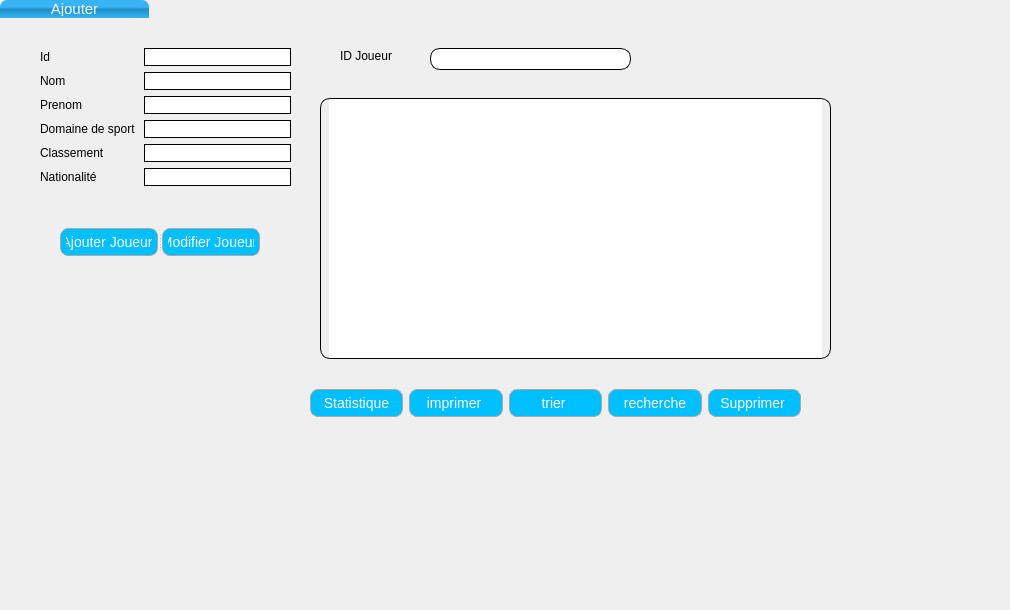
            <widget class="QWidget" name="page_HAITHEM">
             <widget class="QTabWidget" name="tabWidget_3">
              <property name="geometry">
               <rect>
                <x>0</x>
                <y>0</y>
                <width>1001</width>
                <height>601</height>
               </rect>
              </property>
              <property name="styleSheet">
               <string notr="true">#QWidget {

}
QTabWidget::pane { /* The tab widget frame */
border-top: 5px  ;
}
QTabWidget::tab-bar {
left: 0px; /* move to the right by 5px */
}
/* Style the tab using the tab sub-control. Note that it reads QTabBar _not_ QTabWidget */
QTabBar::tab {
background: #004799;
border: 2px  ;
border-bottom-color: ; /* same as the pane color */
border-top-left-radius: 7px;
border-top-right-radius: 7px;
min-width: 145px;
padding: 2px;
color: white;
font-size:13px;
font-family:Arial, Helvetica, sans-serif;
}
QTabBar::tab:selected, QTabBar::tab:hover {
background: qlineargradient(x1: 0, y1: 0, x2: 0, y2: 1, stop: 0 #38b4f4, stop: 0.4 #38b4f4, stop: 0.5 #1c8eca, stop: 1.0 #38b4f4);
}
QTabBar::tab:selected {
border-color: #9B9B9B;
border-bottom-color: #FFD700; /* same as pane color */
color: #FFFFFF;
font-size:15px;
font-family:Arial, Helvetica, sans-serif;
}
QTabBar::tab:!selected {
margin-top: 2px; /* make non-selected tabs look smaller */

}</string>
              </property>
              <property name="currentIndex">
               <number>0</number>
              </property>
              <widget class="QWidget" name="tab">
               <attribute name="title">
                <string>Ajouter</string>
               </attribute>
               <widget class="QLineEdit" name="le_id_2">
                <property name="geometry">
                 <rect>
                  <x>430</x>
                  <y>30</y>
                  <width>201</width>
                  <height>22</height>
                 </rect>
                </property>
                <property name="styleSheet">
                 <string notr="true">QLineEdit
{
 border-width: 1px;
border-style: solid;
border-color: black;
  border-radius: 10px;
padding:0 8;
}</string>
                </property>
               </widget>
               <widget class="QLabel" name="label_7">
                <property name="geometry">
                 <rect>
                  <x>340</x>
                  <y>30</y>
                  <width>56</width>
                  <height>16</height>
                 </rect>
                </property>
                <property name="text">
                 <string>ID Joueur </string>
                </property>
               </widget>
               <widget class="QTableView" name="tab_joueur">
                <property name="geometry">
                 <rect>
                  <x>320</x>
                  <y>80</y>
                  <width>511</width>
                  <height>261</height>
                 </rect>
                </property>
                <property name="styleSheet">
                 <string notr="true">QTableView
{
 border-width: 1px;
border-style: solid;
border-color: black;
  border-radius: 10px;
padding:0 8;
}</string>
                </property>
               </widget>
               <widget class="QSplitter" name="splitter">
                <property name="geometry">
                 <rect>
                  <x>60</x>
                  <y>210</y>
                  <width>200</width>
                  <height>28</height>
                 </rect>
                </property>
                <property name="orientation">
                 <enum>Qt::Horizontal</enum>
                </property>
                <widget class="QPushButton" name="pushButton_6">
                 <property name="styleSheet">
                  <string notr="true">QPushButton {
color: #FFFFFF;
background:#00BFFF;
border: none;
font-size:14px;
font-family:Arial, Helvetica, sans-serif;
border: 1px solid #A9A9A9;
border-top-left-radius: 7px;
border-top-right-radius: 7px;
border-radius: 8px;
padding:5px 5px 5px 5px;
}
QPushButton:hover {
color:#fff;
background:#A9A9A9;
border: none;
border-top-left-radius: 7px;
border-top-right-radius: 7px;
}</string>
                 </property>
                 <property name="text">
                  <string>Ajouter Joueur </string>
                 </property>
                </widget>
                <widget class="QPushButton" name="PushButtonModifier">
                 <property name="styleSheet">
                  <string notr="true">QPushButton {
color: #FFFFFF;
background:#00BFFF;
border: none;
font-size:14px;
font-family:Arial, Helvetica, sans-serif;
border: 1px solid #A9A9A9;
border-top-left-radius: 7px;
border-top-right-radius: 7px;
border-radius: 8px;
padding:5px 5px 5px 5px;
}
QPushButton:hover {
color:#fff;
background:#A9A9A9;
border: none;
border-top-left-radius: 7px;
border-top-right-radius: 7px;
}</string>
                 </property>
                 <property name="text">
                  <string>Modifier Joueur </string>
                 </property>
                </widget>
               </widget>
               <widget class="QWidget" name="layoutWidget_10">
                <property name="geometry">
                 <rect>
                  <x>310</x>
                  <y>370</y>
                  <width>491</width>
                  <height>30</height>
                 </rect>
                </property>
                <layout class="QHBoxLayout" name="horizontalLayout_5">
                 <item>
                  <widget class="QPushButton" name="stat">
                   <property name="styleSheet">
                    <string notr="true">QPushButton {
color: #FFFFFF;
background:#00BFFF;
border: none;
font-size:14px;
font-family:Arial, Helvetica, sans-serif;
border: 1px solid #A9A9A9;
border-top-left-radius: 7px;
border-top-right-radius: 7px;
border-radius: 8px;
padding:5px 5px 5px 5px;
}
QPushButton:hover {
color:#fff;
background:#A9A9A9;
border: none;
border-top-left-radius: 7px;
border-top-right-radius: 7px;
}</string>
                   </property>
                   <property name="text">
                    <string>Statistique</string>
                   </property>
                  </widget>
                 </item>
                 <item>
                  <widget class="QPushButton" name="imp">
                   <property name="styleSheet">
                    <string notr="true">QPushButton {
color: #FFFFFF;
background:#00BFFF;
border: none;
font-size:14px;
font-family:Arial, Helvetica, sans-serif;
border: 1px solid #A9A9A9;
border-top-left-radius: 7px;
border-top-right-radius: 7px;
border-radius: 8px;
padding:5px 5px 5px 5px;
}
QPushButton:hover {
color:#fff;
background:#A9A9A9;
border: none;
border-top-left-radius: 7px;
border-top-right-radius: 7px;
}</string>
                   </property>
                   <property name="text">
                    <string>imprimer </string>
                   </property>
                  </widget>
                 </item>
                 <item>
                  <widget class="QPushButton" name="tri">
                   <property name="styleSheet">
                    <string notr="true">QPushButton {
color: #FFFFFF;
background:#00BFFF;
border: none;
font-size:14px;
font-family:Arial, Helvetica, sans-serif;
border: 1px solid #A9A9A9;
border-top-left-radius: 7px;
border-top-right-radius: 7px;
border-radius: 8px;
padding:5px 5px 5px 5px;
}
QPushButton:hover {
color:#fff;
background:#A9A9A9;
border: none;
border-top-left-radius: 7px;
border-top-right-radius: 7px;
}</string>
                   </property>
                   <property name="text">
                    <string>trier </string>
                   </property>
                  </widget>
                 </item>
                 <item>
                  <widget class="QPushButton" name="recherche">
                   <property name="styleSheet">
                    <string notr="true">QPushButton {
color: #FFFFFF;
background:#00BFFF;
border: none;
font-size:14px;
font-family:Arial, Helvetica, sans-serif;
border: 1px solid #A9A9A9;
border-top-left-radius: 7px;
border-top-right-radius: 7px;
border-radius: 8px;
padding:5px 5px 5px 5px;
}
QPushButton:hover {
color:#fff;
background:#A9A9A9;
border: none;
border-top-left-radius: 7px;
border-top-right-radius: 7px;
}</string>
                   </property>
                   <property name="text">
                    <string>recherche</string>
                   </property>
                  </widget>
                 </item>
                 <item>
                  <widget class="QPushButton" name="pushButtonSupprimer">
                   <property name="styleSheet">
                    <string notr="true">QPushButton {
color: #FFFFFF;
background:#00BFFF;
border: none;
font-size:14px;
font-family:Arial, Helvetica, sans-serif;
border: 1px solid #A9A9A9;
border-top-left-radius: 7px;
border-top-right-radius: 7px;
border-radius: 8px;
padding:5px 5px 5px 5px;
}
QPushButton:hover {
color:#fff;
background:#A9A9A9;
border: none;
border-top-left-radius: 7px;
border-top-right-radius: 7px;
}</string>
                   </property>
                   <property name="text">
                    <string>Supprimer </string>
                   </property>
                  </widget>
                 </item>
                </layout>
               </widget>
               <widget class="QWidget" name="layoutWidget_11">
                <property name="geometry">
                 <rect>
                  <x>40</x>
                  <y>30</y>
                  <width>251</width>
                  <height>152</height>
                 </rect>
                </property>
                <layout class="QFormLayout" name="formLayout_2">
                 <item row="0" column="0">
                  <widget class="QLabel" name="label_8">
                   <property name="text">
                    <string>Id</string>
                   </property>
                  </widget>
                 </item>
                 <item row="0" column="1">
                  <widget class="QLineEdit" name="le_id2">
                   <property name="styleSheet">
                    <string notr="true">QLineEdit
{
 border-width: 1px;
border-style: solid;
border-color: black;
  border-radius: 10px;
padding:0 8;
}</string>
                   </property>
                  </widget>
                 </item>
                 <item row="1" column="0">
                  <widget class="QLabel" name="label_9">
                   <property name="text">
                    <string>Nom </string>
                   </property>
                  </widget>
                 </item>
                 <item row="1" column="1">
                  <widget class="QLineEdit" name="le_nom_2">
                   <property name="styleSheet">
                    <string notr="true">QLineEdit
{
 border-width: 1px;
border-style: solid;
border-color: black;
  border-radius: 10px;
padding:0 8;
}</string>
                   </property>
                  </widget>
                 </item>
                 <item row="2" column="0">
                  <widget class="QLabel" name="label_10">
                   <property name="text">
                    <string>Prenom </string>
                   </property>
                  </widget>
                 </item>
                 <item row="2" column="1">
                  <widget class="QLineEdit" name="le_prenom_2">
                   <property name="styleSheet">
                    <string notr="true">QLineEdit
{
 border-width: 1px;
border-style: solid;
border-color: black;
  border-radius: 10px;
padding:0 8;
}</string>
                   </property>
                  </widget>
                 </item>
                 <item row="3" column="0">
                  <widget class="QLabel" name="label_11">
                   <property name="text">
                    <string>Domaine de sport </string>
                   </property>
                  </widget>
                 </item>
                 <item row="3" column="1">
                  <widget class="QLineEdit" name="le_domainedesport">
                   <property name="styleSheet">
                    <string notr="true">QLineEdit
{
 border-width: 1px;
border-style: solid;
border-color: black;
  border-radius: 10px;
padding:0 8;
}</string>
                   </property>
                  </widget>
                 </item>
                 <item row="5" column="0">
                  <widget class="QLabel" name="label_13">
                   <property name="text">
                    <string>Nationalité </string>
                   </property>
                  </widget>
                 </item>
                 <item row="5" column="1">
                  <widget class="QLineEdit" name="la_nationalite">
                   <property name="styleSheet">
                    <string notr="true">QLineEdit
{
 border-width: 1px;
border-style: solid;
border-color: black;
  border-radius: 10px;
padding:0 8;
}</string>
                   </property>
                  </widget>
                 </item>
                 <item row="4" column="1">
                  <widget class="QLineEdit" name="le_classement">
                   <property name="styleSheet">
                    <string notr="true">QLineEdit
{
 border-width: 1px;
border-style: solid;
border-color: black;
  border-radius: 10px;
padding:0 8;
}</string>
                   </property>
                  </widget>
                 </item>
                 <item row="4" column="0">
                  <widget class="QLabel" name="label_12">
                   <property name="text">
                    <string>Classement </string>
                   </property>
                  </widget>
                 </item>
                </layout>
               </widget>
              </widget>
             </widget>
            </widget>
